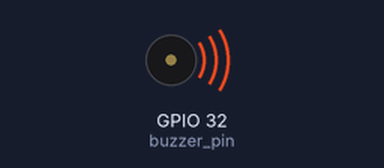
This program was run on a simulated ESP32 board running MicroPython. On the bench: buzzer (waves = sounding). At 2.0 s the program stops and its outputs stay as they are.

Above: at 0.1 s.
At 2.1 s:
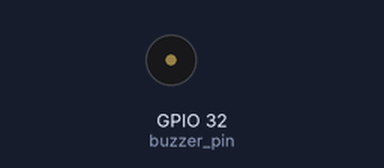
Timing chart, 0 to 3.5 s (numbered marks = the images above):
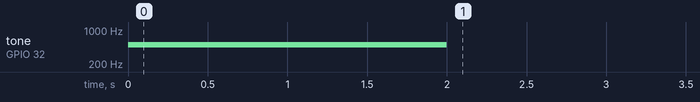

Measured:
- by itself, tone on GPIO 32 (buzzer_pin): silent → 500 Hz at 0.00 s, → silent 2.0 s later

The program:

01-beeper.py
```python
#Import library
from machine import Pin,PWM
from time import sleep

#Pin setup buzzer = HZ
buzzer_pin = Pin(32,Pin.OUT)
beeper = PWM(buzzer_pin)

#Play sound
beeper.freq(500)
beeper.duty(25)
sleep(2)
beeper.duty(0)
```
